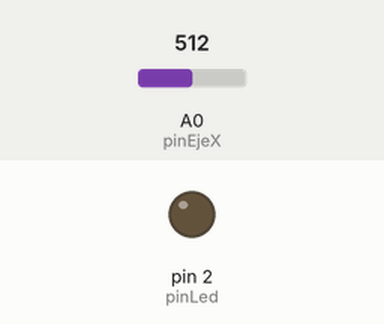
A sketch run on a simulated Arduino Uno, built with avr-gcc and run on an emulated ATmega328P. Shown: output pins drawn as LEDs (lit = HIGH). The test bench sets the inputs (shaded band); at power-on: A0 (pinEjeX) = 512.

Above: at 1.2 s.
1.3 s: A0 (pinEjeX) set to 789
2.8 s: A0 (pinEjeX) set to 818
At 4.0 s:
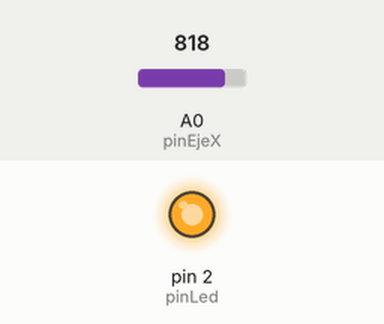
4.3 s: A0 (pinEjeX) set to 790
At 5.2 s:
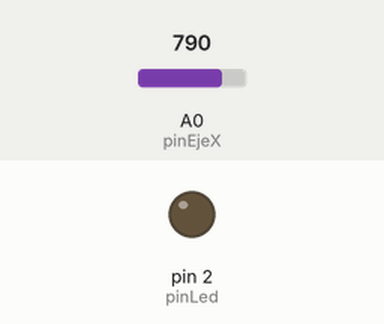
5.8 s: A0 (pinEjeX) set to 810
At 6.3 s:
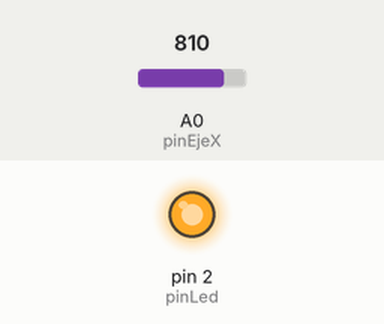
Timing chart, 0 to 8.3 s (numbered marks = the images above; inputs shaded):
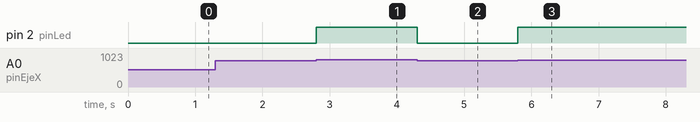

Measured:
- the behaviour switches between 800 and 801 on A0 (pinEjeX) (found by bisection; images 0 and 1)
- after the input at 1.3 s, every drawn part: stays the same
- after the input at 2.8 s, pin 2 (pinLed): LOW → HIGH at once
- after the input at 4.3 s, pin 2 (pinLed): HIGH → LOW at once
- after the input at 5.8 s, pin 2 (pinLed): LOW → HIGH at once

The sketch:

radar_a_la_derecha_reverte.ino
```cpp
/*
*  Documentación del programa
*  Autore:
*  Fecha:
*  Código referencia: (url)
*  Descripción del programa:
*  Hardware necesario:
*/

//Includes

//Definiciones de constantes de pines
const int pinBoton = 3;
const int pinEjeY = A1;
const int pinEjeX = A0;
const int pinLed = 2;
//Definición de variables globales
int valorEjeX = 0;
void setup() {
//inicializaciones
pinMode(pinLed,OUTPUT);
  pinMode(pinBoton, INPUT);
  digitalWrite(pinBoton, HIGH);
  Serial.begin(9600);
//código que se ejecuta solo una vez. Calibraciones
}

void loop() {
valorEjeX = analogRead(pinEjeX);
 if(valorEjeX>800){
  digitalWrite(pinLed, HIGH);
 }
 else{
  digitalWrite(pinLed, LOW);
 }
 //código que se repite una y otra vez. Recuerda colocar las funciones que hagan falta para que sea más claro.
}
```
